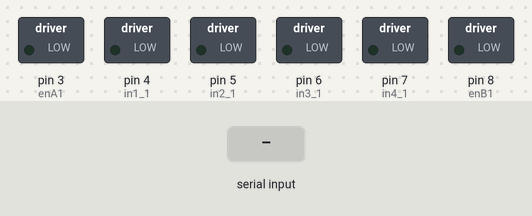
Recording of a sketch running on a simulated Arduino Uno, built with avr-gcc and run on an emulated ATmega328P. On the bench: switched loads named in the sketch (green lamp = pin HIGH). The test bench sets the inputs (shaded band). What the sketch prints to the serial monitor is not drawn.

Above: at 1.2 s.
1.3 s: "w" received over Serial
At 1.9 s:
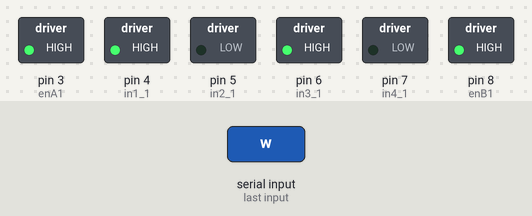
2.8 s: "s" received over Serial
At 4.0 s:
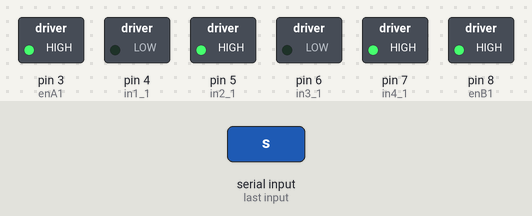
4.3 s: "q" received over Serial
At 5.4 s:
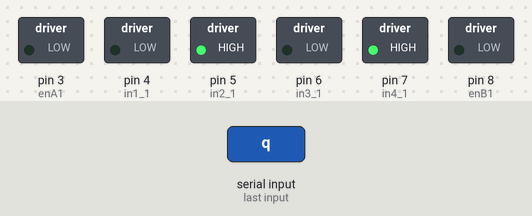
5.8 s: "a" received over Serial
At 6.5 s:
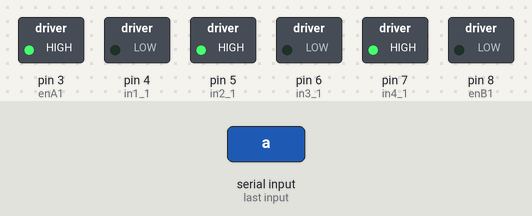
7.3 s: "d" received over Serial
At 7.6 s:
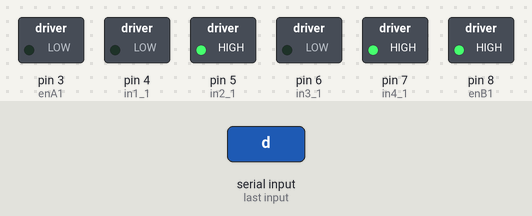
Timing chart, 0 to 9.8 s (numbered marks = the images above; inputs shaded):
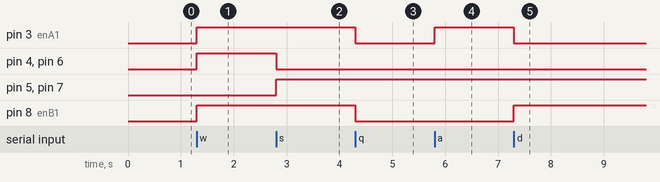

Measured:
- after the input at 1.3 s, pin 3 (enA1), pin 4 (in1_1), pin 6 (in3_1), pin 8 (enB1): LOW → HIGH at once
- after the input at 2.8 s, pin 4 (in1_1), pin 6 (in3_1): HIGH → LOW at once; pin 5 (in2_1), pin 7 (in4_1): LOW → HIGH at once
- after the input at 4.3 s, pin 3 (enA1), pin 8 (enB1): HIGH → LOW at once
- after the input at 5.8 s, pin 3 (enA1): LOW → HIGH at once
- after the input at 7.3 s, pin 3 (enA1): HIGH → LOW at once; pin 8 (enB1): LOW → HIGH at once

The sketch:

controller.ino
```cpp
// Motor A connections
int enA1 = 3;
int in1_1 = 4;
int in2_1 = 5;
// Motor B connections
int enB1 = 8;
int in3_1 = 6;
int in4_1 = 7;

void setup() {

   // Initialize the serial communication
  Serial.begin(9600);

  // put your setup code here, to run once:
  pinMode(enA1, OUTPUT);
  pinMode(enB1, OUTPUT);
  pinMode(in1_1, OUTPUT);
  pinMode(in2_1, OUTPUT);
  pinMode(in3_1, OUTPUT);
  pinMode(in4_1, OUTPUT);

}
void backwardMove(){
  Serial.println("FOR");
  digitalWrite(enA1, HIGH);
  digitalWrite(enB1, HIGH);

  digitalWrite(in1_1, LOW);
  digitalWrite(in2_1, HIGH);
  digitalWrite(in3_1, LOW);
  digitalWrite(in4_1, HIGH);

}

void forwardMove(){
    Serial.print("Back");
  // Turn on motors
  digitalWrite(enA1, HIGH);
  digitalWrite(enB1, HIGH);

  digitalWrite(in1_1, HIGH);
  digitalWrite(in2_1, LOW);
  digitalWrite(in3_1, HIGH);
  digitalWrite(in4_1, LOW);
}

void stopMotors() {
  // Turn off motors
  Serial.print("Stop");
  digitalWrite(enA1, LOW);
  digitalWrite(enB1, LOW);
}

void turnRight(){
  Serial.print("Right");
  digitalWrite(enA1, LOW);
  digitalWrite(enB1, HIGH);
}

void turnLeft(){
  Serial.print("Left");
  digitalWrite(enA1, HIGH);
  digitalWrite(enB1, LOW);
}


void loop() {
  if (Serial.available()) {
    char command = Serial.read();


    switch (command) {
      case 'w':
        forwardMove();
        break;

      case 's':
        backwardMove();
        break;

      case 'q':
        stopMotors();
        break;

      case 'a':
        turnLeft();
        break;

      case 'd':
        turnRight();
        break;


      default:
//        stopMotors();
        break;
    }
  }
}
```
